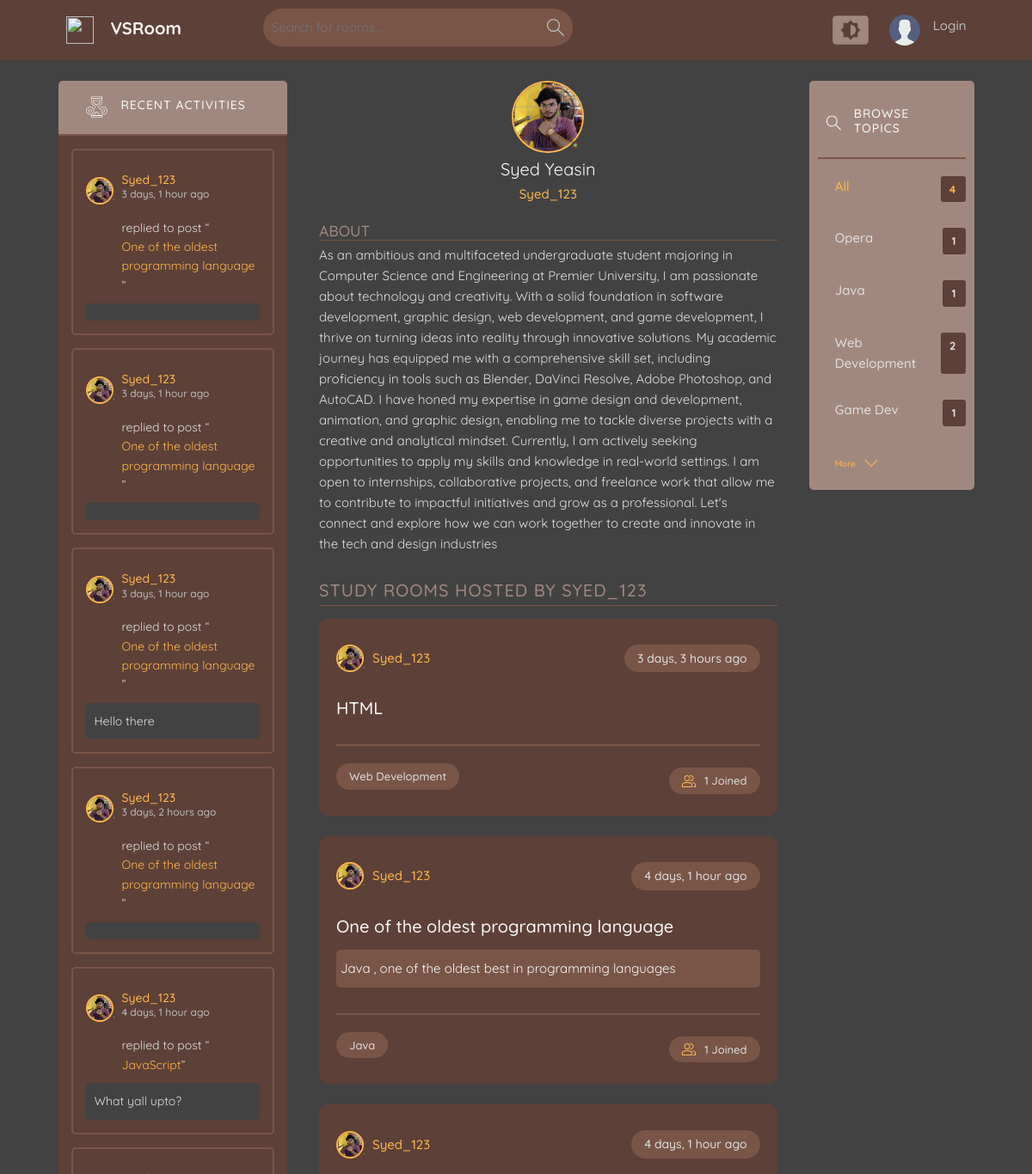
Page /profile/1/ (upper part) on the earlier database version.
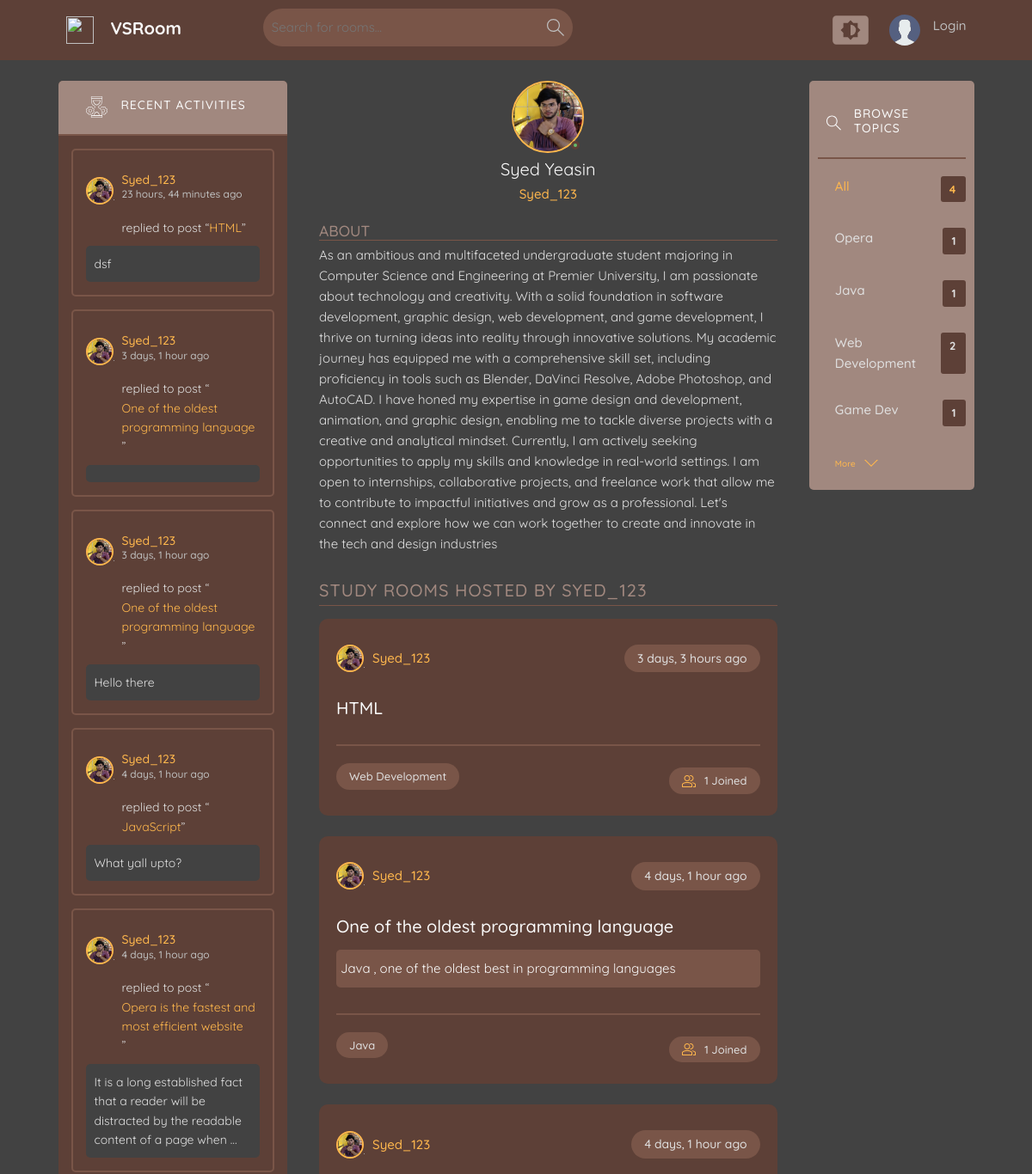
Same page on the later database version.
### base/models.py (models this page shows, shortened)
class Message(models.Model):
    user = models.ForeignKey(User, on_delete=models.CASCADE)
    room = models.ForeignKey(Room, on_delete=models.CASCADE)
    body = models.TextField(blank=True)
    updated = models.DateTimeField(auto_now=True)
    created = models.DateTimeField(auto_now_add=True)
    class Meta:
        ordering = ['-updated', '-created']

class User(AbstractUser):
    name = models.CharField(max_length=200, null=True)
    email = models.EmailField(unique=True ,null=True)
    bio = models.TextField(null=True, blank=True)
    avatar = models.ImageField(null=True, default="avatar.svg")
    USERNAME_FIELD = 'email'
    REQUIRED_FIELDS = ['username']

class Room(models.Model):
    host = models.ForeignKey(User, on_delete=models.SET_NULL, null=True)
    topic = models.ForeignKey(Topic, on_delete=models.SET_NULL, null=True)
    name = models.CharField(max_length=200)
    description = models.TextField(null=True, blank=True)
    participants = models.ManyToManyField(User, related_name='participants', blank=True)
    updated = models.DateTimeField(auto_now=True)
    created = models.DateTimeField(auto_now_add=True)
    class Meta:
        ordering = ['-updated', '-created']
    def __str__(self):
        return str(self.name)

class Topic(models.Model):
    name = models.CharField(max_length=200)

### base/views.py (the view)
# urls.py: path('profile/<str:pk>/', views.userProfile, name='user-profile'),
def userProfile(request, pk):
    user = User.objects.get(id=pk)
    rooms = user.room_set.all()
    messages = user.message_set.all()
    topics = Topic.objects.all()[:4]
    return render(request, 'base/profile.html', {'user' : user, 'rooms' : rooms, 'messages' : messages, 'topics' : topics})

### base/templates/base/profile.html (shortened to what this page needs)
{% extends 'base/main.html' %}
{% block text %}
<main class="profile-page layout layout--3">
  <div class="container">
    {% include 'base/activity_component.html' %}
    <div class="roomList">
      <div class="profile">
        <div class="profile__avatar">
          <div class="avatar avatar--large active">
            <img src="{{ user.avatar.url|default:'/static/Images/avatar.svg' }}" />
          </div>
        </div>
        <div class="profile__info">
          <h3>{{user.name}}</h3>
          <p>{{user.username}}</p>
        </div>
        <div class="profile__about">
          <h3>About</h3>
          <p>
            {{user.bio}}
          </p>
        </div>
      </div>
      <div class="roomList__header">
        <div>
          <h2>Study Rooms Hosted by {{user.username}}
          </h2>
        </div>
      </div>
      {% include 'base/room_component.html' %}
    </div>
    {% include 'base/topic_component.html' %}
  </div>
</main>
{% endblock text %}

### base/templates/base/activity_component.html (shortened to what this page needs)
{% load static %}
<div class="activities">
  <div class="activities__header">
    <h2>Recent Activities</h2>
  </div>
  {% for message in messages %}
    <div class="activities__box">
      <div class="activities__boxHeader roomListRoom__header">
        <a href="{% url 'user-profile' message.user.id %}"
           class="roomListRoom__author">
          <div class="avatar avatar--small">
            <img src="{{ message.user.avatar.url }}" />
          </div>
          <p>
            {{ message.user.username }}
            <span>{{ message.created | timesince }} ago</span>
          </p>
        </a>
      </div>
      <div class="activities__boxContent">
        <p>
          replied to post “<a href="{% url 'room' message.room.id %}">{{ message.room }}</a>”
        </p>
        <div class="activities__boxRoomContent">
          {{ message.body| truncatewords:20 }}
        </div>
      </div>
    </div>
  {% endfor %}
</div>

### base/templates/base/room_component.html (shortened to what this page needs)
{% for room in rooms %}
<div class="roomListRoom">
    <div class="roomListRoom__header">
      <a href="{% url 'user-profile' room.host.id %}" class="roomListRoom__author">
        <div class="avatar avatar--small">
          <img src="{{room.host.avatar.url}}" />
        </div>
        <span>{{room.host.username}}</span>
      </a>
      <div class="roomListRoom__actions">
        <span>{{room.created | timesince}} ago</span>
      </div>
    </div>
    <a href="{% url 'room' room.id %}" class="roomListRoom__content">
      <h3>{{room.name}}</h3>
      {% if room.description != "" %}
      <p>{{room.description}}</p>
      {% endif %}
    </a>
    <div class="roomListRoom__meta">
      <p class="roomListRoom__topic">{{room.topic.name}}</p>
      <a href="{% url 'room' room.id %}" class="roomListRoom__joined">
        {{room.participants.all.count}} Joined
      </a>
    </div>
  </div>
{% endfor %}

### base/templates/base/topic_component.html (shortened to what this page needs)
<div class="topics">
    <div class="topics__header">
        <h2>Browse Topics</h2>
    </div>
    <ul class="topics__list">
        <li>
            <a href="{% url 'home' %}" class="active">All <span>{{topics.count}}</span></a>
        </li>
        {% for topic in topics|slice:":4" %}
        <li>
            <a href="{% url 'home' %}?q={{topic.name}}">{{topic.name}}<span>{{topic.room_set.all.count}}</span></a>
        </li>
        {% endfor %}
        <a class="btn btn--link" href="{% url 'topics' %}">
            More
            <svg version="1.1" xmlns="http://www.w3.org/2000/svg" width="32" height="32" viewBox="0 0 32 32">
                <title>chevron-down</title>
                <path d="M16 21l-13-13h-3l16 16 16-16h-3l-13 13z"></path>
            </svg>
        </a>
    </ul>
</div>

Differences in the rows shown:
removed Message: user.avatar (picture), user.username "Syed_123", created "3 days, 1 hour", room "One of the oldest programming language"
removed Message: user.avatar (picture), user.username "Syed_123", created "3 days, 2 hours", room "One of the oldest programming language"
added Message: user.avatar (picture), user.username "Syed_123", created "23 hours, 44 minutes", room "HTML", body "dsf"
now on this page (row unchanged): Message: user.avatar (picture), user.username "Syed_123", created "4 days, 1 hour", room "Opera is the fastest and most efficient website", body "It is a long established fact that a reader will be distracted by the readable content of a page when …"
